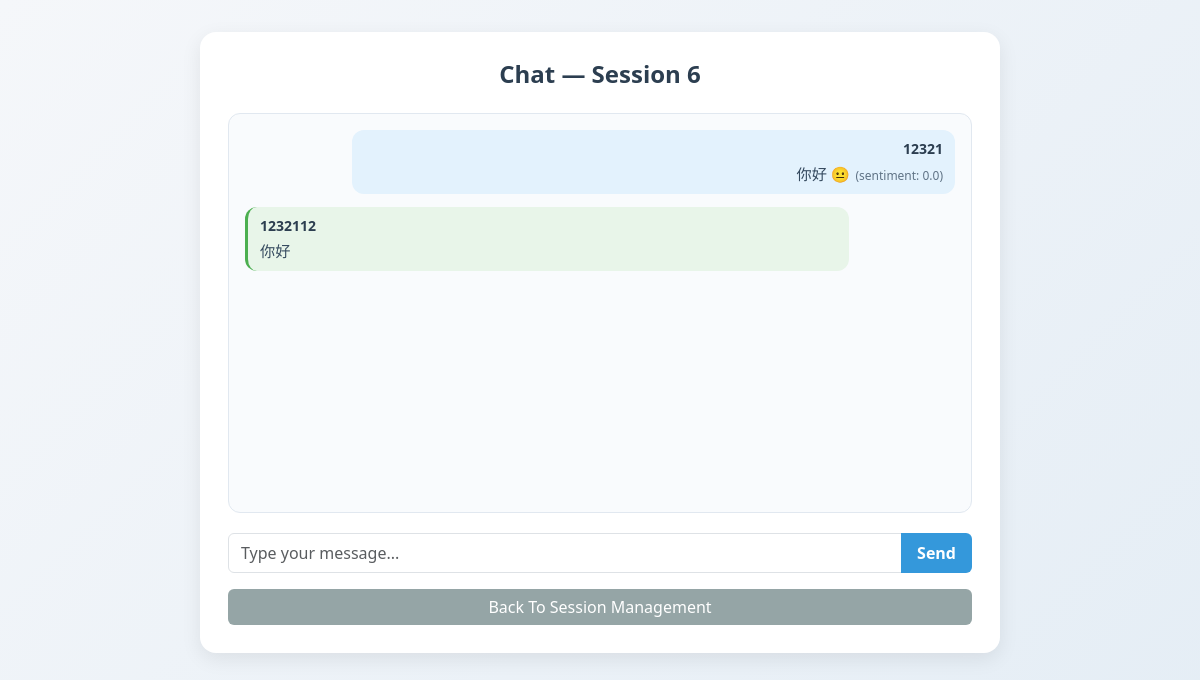
The page /chat/6 (signed in) on the database as committed earlier.
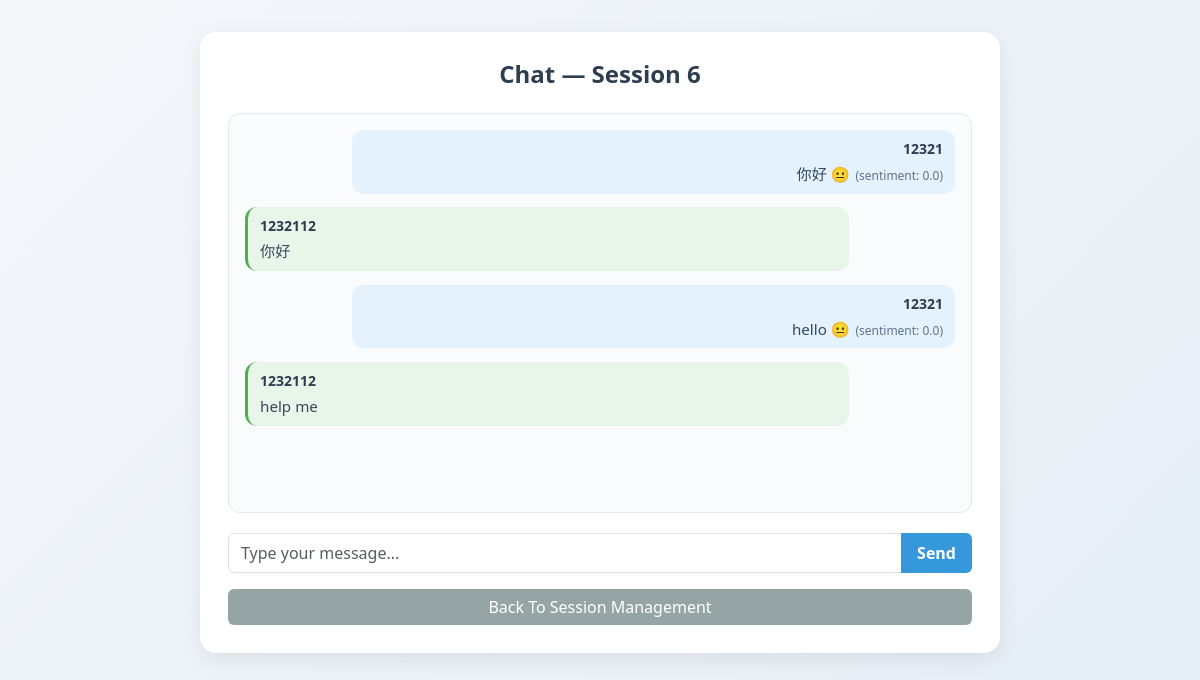
The same page on the database as committed later.
### models.py (models this page shows, shortened)
class User(db.Model):
    __tablename__ = 'users'  # 显式指定表名（复数，避免歧义）| Explicitly specify table name (plural to avoid ambiguity)
    id = db.Column(db.Integer, primary_key=True, autoincrement=True)
    username = db.Column(db.String(20), unique=True, nullable=False, comment='用户名（唯一）| Username (unique)')
    password = db.Column(db.String(255), nullable=False, comment='加密后的密码| Encrypted password')
    role = db.Column(db.String(10), nullable=False, default='user', comment='角色：admin/agent/user| Role: admin/agent/user')
    email = db.Column(db.String(120), unique=True, nullable=True, comment='邮箱（可选，唯一）| Email (optional, unique)')
    phone = db.Column(db.String(11), unique=True, nullable=True, comment='手机号（可选，唯一）| Phone number (optional, unique)')
    real_name = db.Column(db.String(30), nullable=True, comment='真实姓名| Real name')
    avatar = db.Column(db.String(255), nullable=True, comment='头像URL| Avatar URL')
    is_active = db.Column(db.Boolean, default=True, comment='是否激活（禁用/启用）| Whether activated (disabled/enabled)')
    is_deleted = db.Column(db.Boolean, default=False, comment='软删除标记| Soft deletion flag')
    created_at = db.Column(db.DateTime, default=lambda: datetime.now(UTC), comment='创建时间（UTC）| Creation time (UTC)')
    updated_at = db.Column(db.DateTime, default=lambda: datetime.now(UTC), onupdate=lambda: datetime.now(UTC),
                           comment='更新时间| Update time')
    last_login_at = db.Column(db.DateTime, nullable=True, comment='最后登录时间| Last login time')
    initiated_chat_sessions = db.relationship(
        'ChatSession',
        foreign_keys='ChatSession.user_id',
        back_populates='initiator',
        lazy=True,
        cascade='all, delete-orphan'
    )
    handled_chat_sessions = db.relationship(
        'ChatSession',
        foreign_keys='ChatSession.agent_id',
        back_populates='handler',
        lazy=True,
        cascade='all, delete-orphan'
    )
    applied_appointments = db.relationship(
        'Appointment',
        foreign_keys='Appointment.user_id',
        back_populates='applicant',
        lazy=True
    )
    assigned_appointments = db.relationship(
        'Appointment',
        foreign_keys='Appointment.agent_id',
        back_populates='assigned_agent',
        lazy=True
    )
    friend_requests_sent = db.relationship(
        'FriendRelation',
        foreign_keys='FriendRelation.user_id',
        back_populates='user',
        lazy='dynamic',
        cascade='all, delete-orphan'
    )
    friend_requests_received = db.relationship(
        'FriendRelation',
        foreign_keys='FriendRelation.friend_id',
        back_populates='friend',
        lazy='dynamic',
        cascade='all, delete-orphan'
    )

class Message(db.Model):
    __tablename__ = 'messages'  # 复数表名| Plural table name
    id = db.Column(db.Integer, primary_key=True, autoincrement=True)
    session_id = db.Column(db.Integer, db.ForeignKey('chat_sessions.id'), nullable=False, comment='会话ID| Session ID')
    sender_id = db.Column(db.Integer, db.ForeignKey('users.id'), nullable=False, comment='发送者ID| Sender ID')
    receiver_id = db.Column(db.Integer, db.ForeignKey('users.id'), nullable=True, comment='接收者ID| Receiver ID')
    text = db.Column(db.Text, nullable=False, comment='消息内容| Message content')
    timestamp = db.Column(db.DateTime, default=lambda: datetime.now(UTC), comment='发送时间| Sending time')
    sentiment = db.Column(db.Float, nullable=True, comment='情感分析得分（-1~1）| Sentiment analysis score (-1~1)')
    message_type = db.Column(db.String(10), default='text', comment='消息类型：text/image/file| Message type: text/image/file')
    is_read = db.Column(db.Boolean, default=False, comment='是否已读| Whether read')
    file_url = db.Column(db.String(255), nullable=True, comment='文件/图片URL（非文本消息）| File/image URL (non-text messages)')
    sender = db.relationship('User', foreign_keys=[sender_id], backref='sent_messages', lazy=True)
    receiver = db.relationship('User', foreign_keys=[receiver_id], backref='received_messages', lazy=True)

### routes.py (the view)
    @app.route('/chat/<int:session_id>')
    def chat(session_id):
        if 'user_id' not in session:
            return redirect(url_for('login'))
        chat_session = ChatSession.query.get(session_id)
        if not chat_session:
            flash('Chat session not found!', 'error')
            return redirect(url_for('session_management'))
        user_id = session['user_id']
        if not (chat_session.user_id == user_id or chat_session.agent_id == None or chat_session.agent_id == user_id):
            flash('You have no permission to access this session!', 'error')
            return redirect(url_for('session_management'))
        messages = Message.query.filter_by(session_id=session_id).order_by(Message.timestamp).all()
        return render_template('chat.html', session_id=session_id, messages=messages)

### templates/chat.html (shortened to what this page needs)
<!DOCTYPE html>
<html lang="en">
<head>
    <link href="https://cdn.jsdelivr.net/npm/bootstrap@5.3.0/dist/css/bootstrap.min.css" rel="stylesheet">
</head>
<body>
    <div class="container">
        <div class="chat-card">
            <h1>Chat — Session {{ session_id }}</h1>
            <div id="chat">
                {% for msg in messages %}
                    {% set sender_name = msg.sender.username if msg.sender else 'Bot' %}
                    {% set is_user = (sender_name == session.username) %}
                    {% set msg_class = 'message user' if is_user else 'message bot' if sender_name == 'Bot' or sender_name != session.username  %}
                    {% set emoji = '' %}
                    {% set sentiment_part = '' %}
                    {% if is_user %}
                        {% if msg.sentiment > 0.5 %}{% set emoji = ' 😊' %}
                        {% elif msg.sentiment > 0 %}{% set emoji = ' 🙂' %}
                        {% elif msg.sentiment < -0.5 %}{% set emoji = ' 😠' %}
                        {% elif msg.sentiment < 0 %}{% set emoji = ' 😔' %}
                        {% else %}{% set emoji = ' 😐' %}{% endif %}
                        {% set sentiment_part = '<span class="sentiment-badge">(sentiment: ' + msg.sentiment|string + ')</span>' %}
                    {% endif %}
                    <div class="{{ msg_class }}">
                        <div class="message-header">{{ sender_name }}</div>
                        <div class="message-content">{{ msg.text }}{{ emoji | safe }}{{ sentiment_part | safe }}</div>
                    </div>
                {% endfor %}
            </div>
            <div class="input-group">
                <input type="text" id="message" class="form-control" placeholder="Type your message..."
                       onkeyup="if(event.keyCode === 13) sendMessage();">
                <button class="btn btn-primary" onclick="sendMessage()">Send</button>
            </div>
            <a href="/session_management" class="btn btn-secondary w-100">Back To Session Management</a>
        </div>
    </div>
</body>
</html>

Rows that differ between the two databases and show on the page:
added Message: {{ sender_name }} "12321", text "hello", emoji "😐", sentiment_part "(sentiment: 0.0)"
added Message: {{ sender_name }} "1232112", text "help me"
